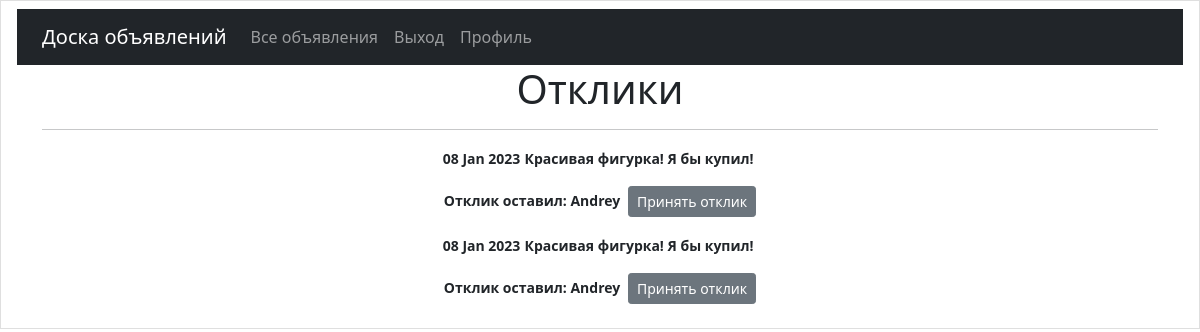
/bulletin/10/user_response (signed in), run on an earlier commit of the app's database.
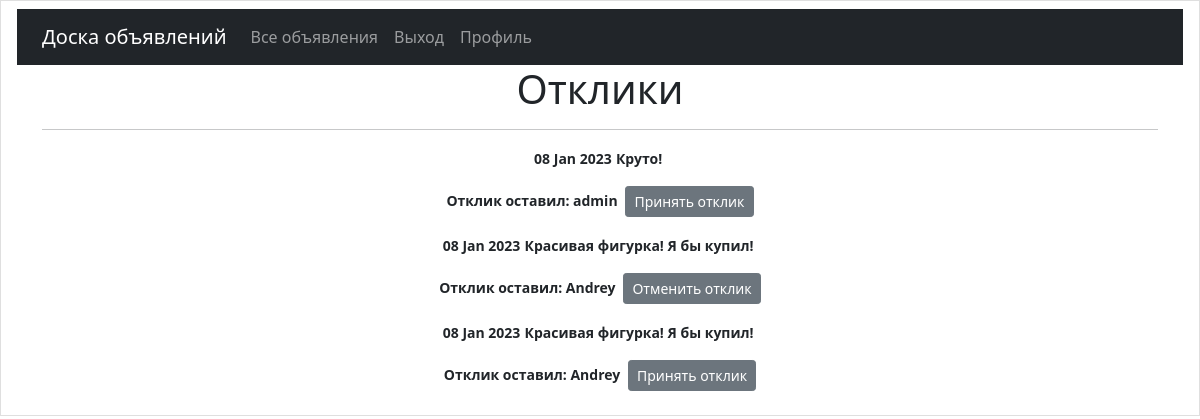
And on a later commit of the database.
### bulletin/models.py (models this page shows, shortened)
class Response(models.Model):
    class Meta:
        verbose_name = u"Комментарий к новости"
        verbose_name_plural = u"Комментарии к новостям"
    commentPost = models.ForeignKey(Post, on_delete=models.CASCADE, verbose_name='Объявление')
    commentUser = models.ForeignKey(User, on_delete=models.CASCADE, verbose_name='Пользователь')
    text = models.TextField(verbose_name='Отклик')
    dateCreation = models.DateTimeField(auto_now_add=True, verbose_name='Дата')
    status = models.BooleanField(default=False)

### bulletin/views.py (the view)
# urls.py: path('<int:pk>/user_response', user_response, name='user_response'),
@login_required  # проверка зареган ли user
def user_response(request, pk):
    user = request.user
    post = Post.objects.get(id=pk)
    response = Response.objects.filter(commentPost=post)
    return render(request, 'user_response.html', {
        'responses': response})

### bulletin/templatetags/custom_filters.py (called while the page is built)
@register.filter()
def censor(value):
    for word in black_words:
        value = value.replace(word[1:], '*' * (len(word) - 1))
    return value

### templates/user_response.html
{% extends 'flatpages/default.html' %}
{% load custom_filters %}
{% block content %}
<h1>Отклики </h1>
<hr>
           {% for response in responses|dictsortreversed:"dateCreation"%}
            <html class="list-group-item">
                    <p class="fw-bold">
                    <small class="fw-bold">{{ response.dateCreation|date:'d M Y' }}</small>
                    <small class="fw-bold">{{ response.text|censor }}&nbsp;</small></p>
                    <p><small class="fw-bold">Отклик оставил: {{ response.commentUser }}&nbsp;</small>
                        {% if response.status %}
                            <a href="{% url 'accept_response' response.id %}" class="btn btn-secondary btn-sm">Отменить отклик</a>
                            {% else %}
                            <a href="{% url 'accept_response' response.id %}" class="btn btn-secondary btn-sm">Принять отклик</a></p>
                        {% endif %}
            {% endfor %}
{% endblock content %}

What changed in the data, as far as the page shows it:
added Response: dateCreation "08 Jan 2023", text|censor "Круто!", commentUser "admin", status "Принять отклик"
changed Response (number 2 of 3 on the later page): status "Принять отклик" → "Отменить отклик"
